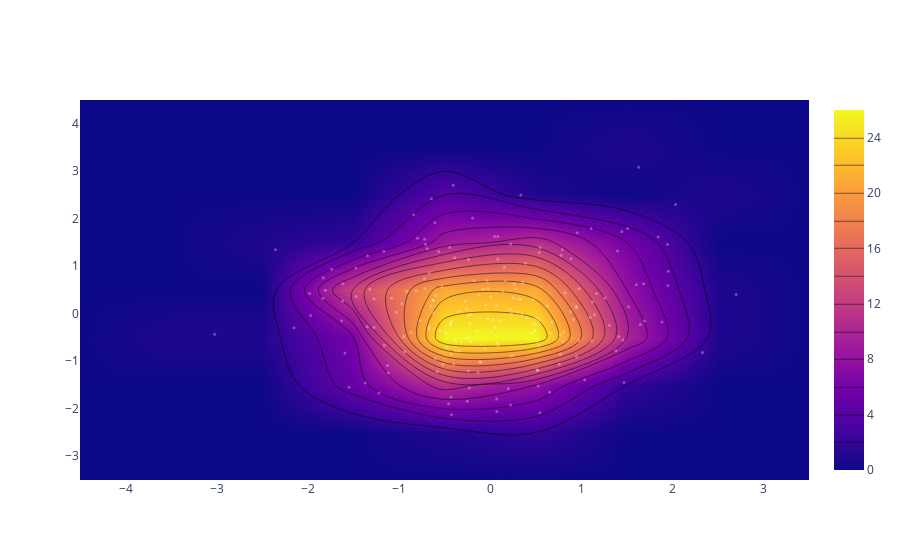

The code cell stored with this chart in its notebook:
### Code cell
# YOU CAN REMOVE JUST THE SINGLE # STARTING FROM HERE!

##from chart_studio.plotly import plot, iplot  ## for online use

from plotly.offline import iplot ## for offline use

import plotly.graph_objs as go
import numpy as np
x = np.random.randn(200)
y = np.random.randn(200)
iplot([go.Histogram2dContour(x=x, y=y,
contours=dict (coloring='heatmap')),
go.Scatter(x=x, y=y, mode='markers',
marker=dict(color='white', size=3, opacity=0.3))], show_link=False)

### Figure 1 — Plotly figure (JSON) as saved in the notebook; plotly's stock layout.template omitted (floating-point values rounded to 4 significant figures; data arrays with more than 128 entries replaced by an {"elided": "..."} marker saying what was removed)
{"data": [{"contours": {"coloring": "heatmap"}, "type": "histogram2dcontour", "x": {"elided": "200 float values"}, "y": {"elided": "200 float values"}}, {"marker": {"color": "white", "opacity": 0.3, "size": 3}, "mode": "markers", "type": "scatter", "x": {"elided": "200 float values"}, "y": {"elided": "200 float values"}}], "layout": {}}
